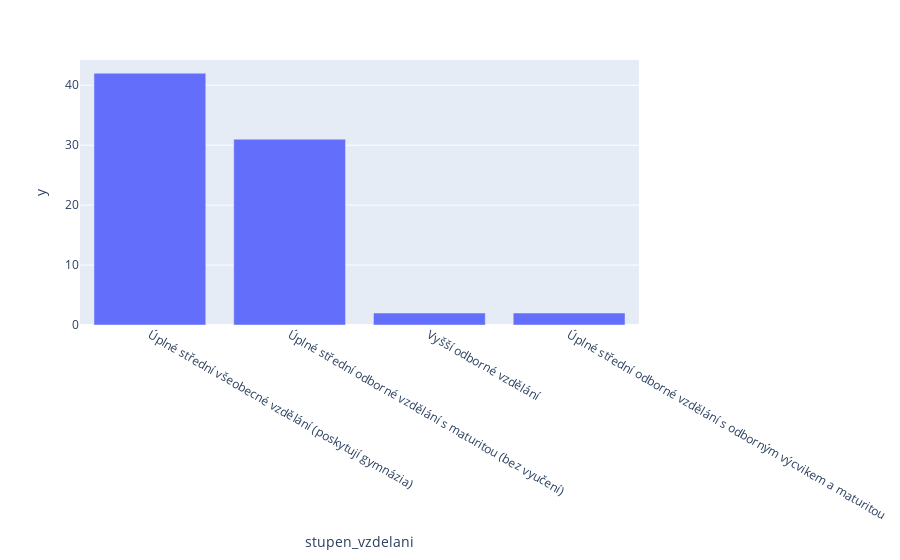

Here is the notebook cell this chart was saved with:
### Code cell
vzdelani = mfvs["stupen_vzdelani"].value_counts()
print(vzdelani)

fig = px.bar(vzdelani, x=vzdelani.index, y=vzdelani.values)
fig.show()

### Figure 1 — Plotly figure (JSON) as saved in the notebook; plotly's stock layout.template omitted (floating-point values rounded to 4 significant figures)
{"data": [{"alignmentgroup": "True", "hovertemplate": "stupen_vzdelani=%{x}<br>y=%{y}<extra></extra>", "legendgroup": "", "marker": {"color": "#636efa", "pattern": {"shape": ""}}, "name": "", "offsetgroup": "", "orientation": "v", "showlegend": false, "textposition": "auto", "type": "bar", "x": ["Úplné střední všeobecné vzdělání (poskytují gymnázia)", "Úplné střední odborné vzdělání s maturitou (bez vyučení)", "Vyšší odborné vzdělání", "Úplné střední odborné vzdělání s odborným výcvikem a maturitou"], "xaxis": "x", "y": [42, 31, 2, 2], "yaxis": "y"}], "layout": {"barmode": "relative", "legend": {"tracegroupgap": 0}, "margin": {"t": 60}, "xaxis": {"anchor": "y", "domain": [0, 1], "title": {"text": "stupen_vzdelani"}}, "yaxis": {"anchor": "x", "domain": [0, 1], "title": {"text": "y"}}}}
